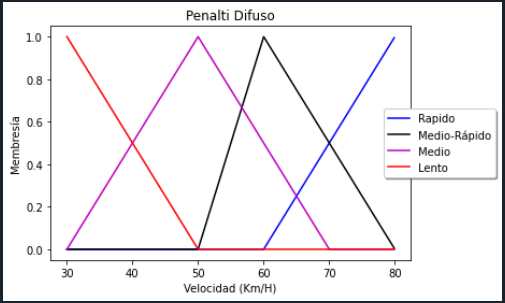

Recreate this plot in Python.
import numpy as np
import skfuzzy as fuzz
import matplotlib.pyplot as plt
%matplotlib inline

x = np.arange(30, 80, 0.1)

lento = fuzz.trimf(x, [30, 30, 50])
medio = fuzz.trimf(x, [30, 50, 70])
medio_rapido = fuzz.trimf(x, [50, 60, 80])
rapido = fuzz.trimf(x, [60, 80, 80])


plt.figure()
plt.plot(x, rapido, 'b', linewidth=1.5, label='Rapido')
plt.plot(x, medio_rapido, 'k', linewidth=1.5, label='Medio-Rápido')
plt.plot(x, medio, 'm', linewidth=1.5, label='Medio')
plt.plot(x, lento, 'r', linewidth=1.5, label='Lento')
plt.title('Penalti Difuso')
plt.ylabel('Membresía')
plt.xlabel('Velocidad (Km/H)')
plt.legend(loc='center right', bbox_to_anchor=(1.25, 0.5), ncol=1, fancybox=True, shadow=True)
